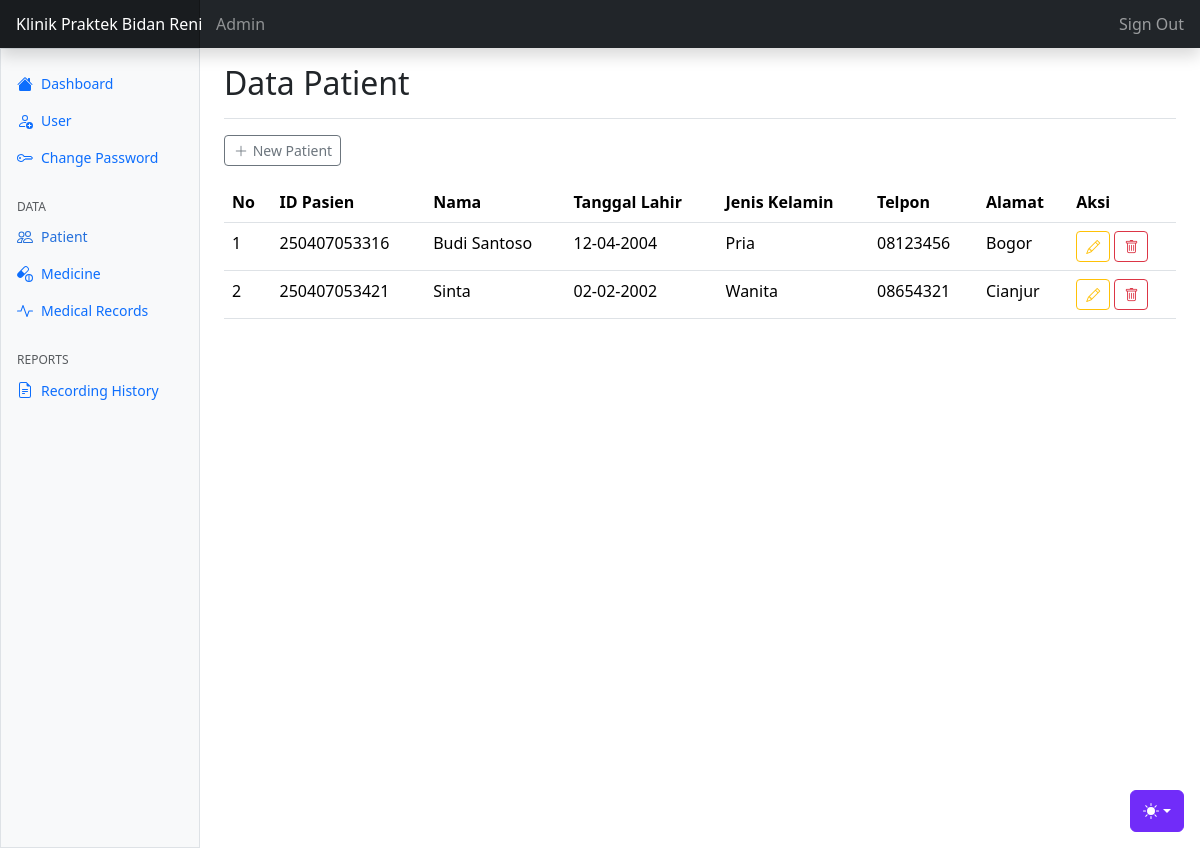
The page /pasien/index.php (signed in) on the database its author committed.
### tables this page shows
CREATE TABLE `tbl_pasien` (
  `id` varchar(20) NOT NULL,
  `nama` varchar(255) NOT NULL,
  `tgl_lahir` date NOT NULL,
  `gender` enum('P','W') NOT NULL,
  `telpon` varchar(15) NOT NULL,
  `alamat` varchar(255) NOT NULL
);

### config.php (called while the page is built, shortened)
<?php
$main_url = "http://localhost/REKAMMEDIS/";
function in_date($tgl) {
    $dd = substr($tgl, 8, 2);
    $mm = substr($tgl, 5, 2);
    $yy = substr($tgl, 0, 4);
    return $dd . "-" . $mm . "-" . $yy;
}
?>

### pasien/index.php (the view, shortened to what this page needs)
<?php
require "../config.php";
require "../template/header.php";
require "../template/navbar.php";
require "../template/sidebar.php";
?>
<main class="col-md-9 ms-sm-auto col-lg-10 px-md-4 min-vh-100">
    <div class="d-flex justify-content-between flex-wrap flex-md-nowrap align-items-center pt-3 pb-2 mb-3 border-bottom">
        <h1 class="h2">Data Patient</h1>
    </div>
    <a href="<?= htmlspecialchars($main_url) ?>pasien/tambah-pasien.php"
       class="btn btn-outline-secondary btn-sm mb-3" title="Tambah Pasien Baru">
        <i class="bi bi-plus-lg align-top"></i> New Patient
    </a>
    <table class="table table-responsive table-hover" id="myTable">
        <thead>
            <tr>
                <th>No</th>
                <th>ID Pasien</th>
                <th>Nama</th>
                <th>Tanggal Lahir</th>
                <th>Jenis Kelamin</th>
                <th>Telpon</th>
                <th>Alamat</th>
                <th>Aksi</th>
            </tr>
        </thead>
        <tbody>
            <?php
            $no = 1;
            $queryPasien = mysqli_query($koneksi, "SELECT * FROM tbl_pasien");
            while ($pasien = mysqli_fetch_assoc($queryPasien)) {
            ?>
                <tr>
                    <td><?= $no++; ?></td>
                    <td><?= $pasien['id']; ?></td>
                    <td><?= $pasien['nama']; ?></td>
                    <td><?= in_date($pasien['tgl_lahir']) ?></td>
                    <td>
                        <?= $pasien['gender'] === 'P' ? 'Pria' : 'Wanita'; ?>
                    </td>
                    <td><?= $pasien['telpon']; ?></td>
                    <td><?= $pasien['alamat']; ?></td>
                    <td>
                        <a href="edit-pasien.php?id=<?= urlencode($pasien['id']); ?>"
                           class="btn btn-sm btn-outline-warning" title="Edit Patient">
                            <i class="bi bi-pencil align-top"></i>
                        </a>
                        <a href="proses-pasien.php?id=<?= urlencode($pasien['id']); ?>&aksi=hapus-pasien"
                           onclick="return confirm('Anda yakin ingin menghapus pasien ini?')"
                           class="btn btn-sm btn-outline-danger" title="Hapus Pasien">
                            <i class="bi bi-trash align-top"></i>
                        </a>
                    </td>
                </tr>
            <?php } ?>
        </tbody>
    </table>
</main>
<?php
require "../template/footer.php";
?>

### aset/dashboard/dashboard.css (style rules this page uses)
.bi { display: inline-block; width: 1rem; height: 1rem; }

### template/header.php (style rules this page uses)
.bi { vertical-align: -.125em; fill: currentColor; }

### rows shown on the page
tbl_pasien: id "250407053316", nama "Budi Santoso", tgl_lahir "12-04-2004", gender "Pria", telpon "08123456", alamat "Bogor"
tbl_pasien: id "250407053421", nama "Sinta", tgl_lahir "02-02-2002", gender "Wanita", telpon "08654321", alamat "Cianjur"
